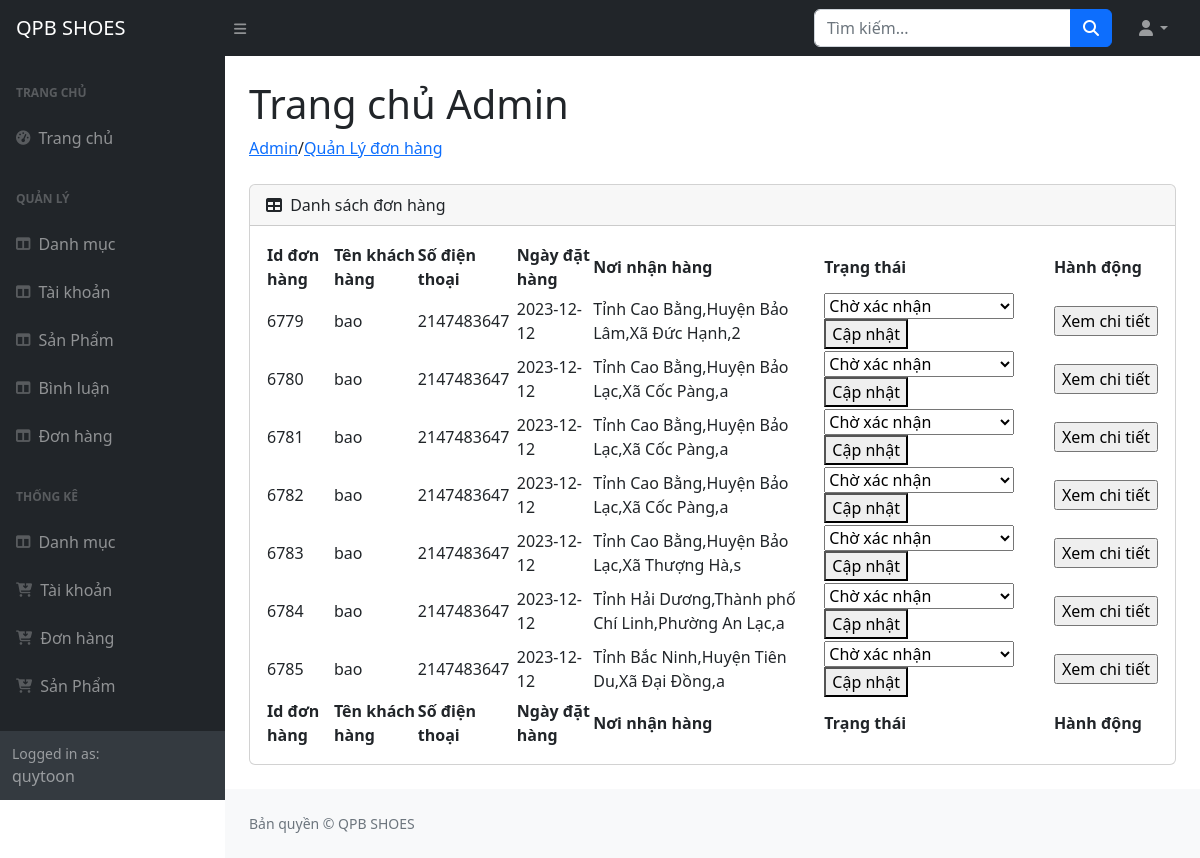
Screenshot of /admin/index.php?act=listdonhang (signed in) with the database file from the repository.
### tables this page shows
CREATE TABLE `donhang` (
  `IdDonHang` int(11) NOT NULL,
  `NgayDatHang` date NOT NULL,
  `TongTien` float NOT NULL,
  `TrangThai` int(11) NOT NULL DEFAULT 0,
  `IdTaiKhoan` int(11) NOT NULL,
  `SoLuongSp` int(11) NOT NULL DEFAULT 1,
  `DiaChiDat` varchar(200) NOT NULL,
  `HoVaTen` varchar(255) DEFAULT NULL,
  `SoDienThoai` int(10) DEFAULT NULL,
  `Email` varchar(255) DEFAULT NULL
);

CREATE TABLE `taikhoan` (
  `IdTaiKhoan` int(11) NOT NULL,
  `TenTaiKhoan` varchar(255) NOT NULL,
  `MatKhau` varchar(255) NOT NULL,
  `HoTen` varchar(255) NOT NULL,
  `DiaChi` varchar(255) DEFAULT NULL,
  `Email` varchar(255) NOT NULL,
  `SoDienThoai` int(10) NOT NULL,
  `avatarUser` varchar(255) NOT NULL,
  `role` int(11) NOT NULL DEFAULT 0,
  `TrangThai` int(11) NOT NULL
);

### model/pdo.php (called while the page is built, shortened)
<?php
function pdo_get_connection()
{
    $servername = "localhost";
    $username = "root";
    $password = "";
    try {
        $conn = new PDO("mysql:host=$servername;dbname=pro1014-websitebangiaypoly-nhom12", $username, $password);
        $conn->setAttribute(PDO::ATTR_ERRMODE, PDO::ERRMODE_EXCEPTION);
        return $conn;
    } catch (PDOException $e) {
        echo "Connection failed: " . $e->getMessage();
    }
}
function pdo_query($sql)
{
    $sql_args = array_slice(func_get_args(), 1);
    try {
        $conn = pdo_get_connection();
        $stmt = $conn->prepare($sql);
        $stmt->execute($sql_args);
        $rows = $stmt->fetchAll();
        return $rows;
    } catch (PDOException $e) {
        throw $e;
    } finally {
        unset($conn);
    }
}
?>

### model/thongke.php (called while the page is built, shortened)
<?php
function loadthongke_donhang()
{
    $sql = "SELECT a.*,b.*,a.TrangThai as tt from donhang as a join taikhoan as b on a.IdTaiKhoan = b.IdTaiKhoan ORDER BY a.NgayDatHang DESC;
    ";
    $listthongkedonhang = pdo_query($sql);
    return $listthongkedonhang;
}
?>

### admin/donhang/listdonhang.php (the view)
/<a href="index.php?act=listdanhmuc">Quản Lý đơn hàng</a></li>
</ol>
<div class="card mb-4">
    <div class="card-header">
        <i class="fas fa-table me-1"></i>
        Danh sách đơn hàng
    </div>
    <div class="card-body">
        <table id="datatablesSimple">
            <thead>
                <tr>
                    <th>Id đơn hàng</th>
                    <th>Tên khách hàng</th>
                    <th>Số điện thoại</th>
                    <th>Ngày đặt hàng</th>
                    <th>Nơi nhận hàng</th>
                    <th>Trạng thái</th>
                    <th>Hành động</th>
                </tr>
            </thead>
            <tfoot>
                <tr>
                    <th>Id đơn hàng</th>
                    <th>Tên khách hàng</th>
                    <th>Số điện thoại</th>
                    <th>Ngày đặt hàng</th>
                    <th>Nơi nhận hàng</th>
                    <th>Trạng thái</th>
                    <th>Hành động</th>
                </tr>
            </tfoot>
            <tbody>
                <?php
                foreach ($listdonhang as $key) {
                    extract($key);
                    $chitietdonhang = "index.php?act=chitietdonhang&IdChiTietDonHang=" . $IdDonHang;
                    echo '<tr>
            <td>' . $IdDonHang . '</td>
            <td>' . $TenTaiKhoan . '</td>
            <td>' . $SoDienThoai . ' </td>
            <td>' . $NgayDatHang . '</td>
            <td>' . $DiaChiDat . '</td>
            <td>
            <form method="post" action="index.php?act=updatetrangthai&IdDonHang=' . $IdDonHang . '">
                <select name="luachon" >
                    <option value ="0" ' . ($tt == 0 ? 'selected' : 'disabled') . '>Chờ xác nhận</option>
                    <option value ="1" ' . ($tt == 1 ? 'selected' : ($tt > 1 ? 'disabled' : '')) . '>Đã xác nhận</option>
                    <option value ="2" ' . ($tt == 2 ? 'selected' : ($tt > 2 ? 'disabled' : '')) . '>Đang giao hàng</option>
                    <option value ="3" ' . ($tt == 3 ? 'selected' : ($tt > 3 ? 'disabled' : '')) . '>Giao hàng thành công</option>
                    <option value ="4" ' . (($tt == 2 || $tt == 3) ? 'disabled' : ($tt == 4 ? 'selected' : '')) . '>Hủy</option>
                </select>'; ?>
                    <button type="submit" name="capnhat" onclick="return confirm('Bạn có chắc chắn thay đổi trạng thái đơn hàng?')">Cập
                        nhật</button>
                    <?php
                    echo '
            </form>
        </td>
            <td>
                <a href="' . $chitietdonhang . '"><input type="submit" value="Xem chi tiết">
            </td>
          </tr>';
                }
                ?>
            </tbody>
        </table>
    </div>
</div>
</main>

### rows the page displays
donhang: IdDonHang "6779", IdTaiKhoan.TenTaiKhoan "bao", IdTaiKhoan.SoDienThoai "2147483647", NgayDatHang "2023-12-12", DiaChiDat "Tỉnh Cao Bằng,Huyện Bảo Lâm,Xã Đức Hạnh,2", luachon "Chờ xác nhận"
donhang: IdDonHang "6780", IdTaiKhoan.TenTaiKhoan "bao", IdTaiKhoan.SoDienThoai "2147483647", NgayDatHang "2023-12-12", DiaChiDat "Tỉnh Cao Bằng,Huyện Bảo Lạc,Xã Cốc Pàng,a", luachon "Chờ xác nhận"
donhang: IdDonHang "6781", IdTaiKhoan.TenTaiKhoan "bao", IdTaiKhoan.SoDienThoai "2147483647", NgayDatHang "2023-12-12", DiaChiDat "Tỉnh Cao Bằng,Huyện Bảo Lạc,Xã Cốc Pàng,a", luachon "Chờ xác nhận"
donhang: IdDonHang "6782", IdTaiKhoan.TenTaiKhoan "bao", IdTaiKhoan.SoDienThoai "2147483647", NgayDatHang "2023-12-12", DiaChiDat "Tỉnh Cao Bằng,Huyện Bảo Lạc,Xã Cốc Pàng,a", luachon "Chờ xác nhận"
donhang: IdDonHang "6783", IdTaiKhoan.TenTaiKhoan "bao", IdTaiKhoan.SoDienThoai "2147483647", NgayDatHang "2023-12-12", DiaChiDat "Tỉnh Cao Bằng,Huyện Bảo Lạc,Xã Thượng Hà,s", luachon "Chờ xác nhận"
donhang: IdDonHang "6784", IdTaiKhoan.TenTaiKhoan "bao", IdTaiKhoan.SoDienThoai "2147483647", NgayDatHang "2023-12-12", DiaChiDat "Tỉnh Hải Dương,Thành phố Chí Linh,Phường An Lạc,a", luachon "Chờ xác nhận"
donhang: IdDonHang "6785", IdTaiKhoan.TenTaiKhoan "bao", IdTaiKhoan.SoDienThoai "2147483647", NgayDatHang "2023-12-12", DiaChiDat "Tỉnh Bắc Ninh,Huyện Tiên Du,Xã Đại Đồng,a", luachon "Chờ xác nhận"

### other values shown
$_SESSION['TenTaiKhoan']['TenTaiKhoan'] "quytoon"
